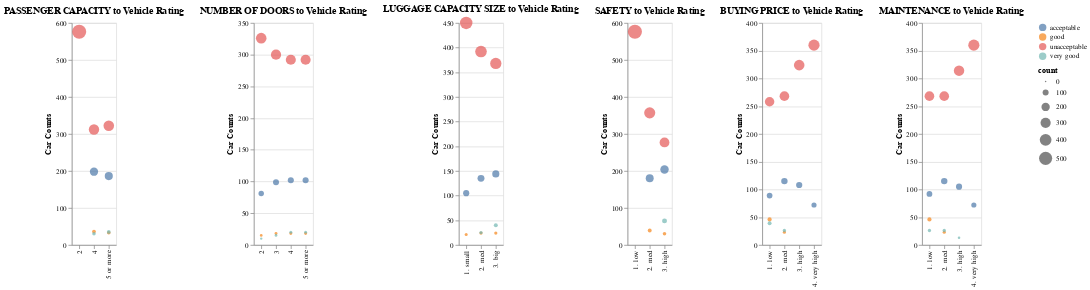

Notebook code for this chart:
### Code cell
viz_list[3] | viz_list[2]  | viz_list[4] | viz_list[5] | viz_list[0] | viz_list[1]

### Figure 1 — Vega-Lite specification as saved in the notebook (floating-point values rounded to 4 significant figures)
{"config": {"view": {"continuousWidth": 300, "continuousHeight": 300}}, "hconcat": [{"data": {"name": "data-d1e2b4514568ddcc2bb9f4d45bb55c92"}, "mark": {"type": "circle"}, "encoding": {"color": {"field": "target", "title": "", "type": "nominal"}, "size": {"field": "count", "type": "quantitative"}, "x": {"field": "Passenger Capacity", "title": "", "type": "nominal"}, "y": {"field": "count", "title": "Car Counts", "type": "quantitative"}}, "title": {"text": "PASSENGER CAPACITY to Vehicle Rating", "anchor": "middle"}}, {"data": {"name": "data-ac829a53085f7fc661a2176d3f225d6b"}, "mark": {"type": "circle"}, "encoding": {"color": {"field": "target", "title": "", "type": "nominal"}, "size": {"field": "count", "type": "quantitative"}, "x": {"field": "Number of Doors", "title": "", "type": "nominal"}, "y": {"field": "count", "title": "Car Counts", "type": "quantitative"}}, "title": {"text": "NUMBER OF DOORS to Vehicle Rating", "anchor": "middle"}}, {"data": {"name": "data-8986ee7fc814e97e19b9f68d2bb3e324"}, "mark": {"type": "circle"}, "encoding": {"color": {"field": "target", "title": "", "type": "nominal"}, "size": {"field": "count", "type": "quantitative"}, "x": {"field": "Luggage Capacity Size", "title": "", "type": "nominal"}, "y": {"field": "count", "title": "Car Counts", "type": "quantitative"}}, "title": {"text": "LUGGAGE CAPACITY SIZE to Vehicle Rating", "anchor": "middle"}}, {"data": {"name": "data-c084f218b164fa1e6c4cc6821e9d720f"}, "mark": {"type": "circle"}, "encoding": {"color": {"field": "target", "title": "", "type": "nominal"}, "size": {"field": "count", "type": "quantitative"}, "x": {"field": "Safety", "title": "", "type": "nominal"}, "y": {"field": "count", "title": "Car Counts", "type": "quantitative"}}, "title": {"text": "SAFETY to Vehicle Rating", "anchor": "middle"}}, {"data": {"name": "data-04bafc5a0c0de6f3d3d5ad41ccd4c027"}, "mark": {"type": "circle"}, "encoding": {"color": {"field": "target", "title": "", "type": "nominal"}, "size": {"field": "count", "type": "quantitative"}, "x": {"field": "Buying Price", "title": "", "type": "nominal"}, "y": {"field": "count", "title": "Car Counts", "type": "quantitative"}}, "title": {"text": "BUYING PRICE to Vehicle Rating", "anchor": "middle"}}, {"data": {"name": "data-61344d0e34e8bef4ebf14cbd676e09fe"}, "mark": {"type": "circle"}, "encoding": {"color": {"field": "target", "title": "", "type": "nominal"}, "size": {"field": "count", "type": "quantitative"}, "x": {"field": "Maintenance", "title": "", "type": "nominal"}, "y": {"field": "count", "title": "Car Counts", "type": "quantitative"}}, "title": {"text": "MAINTENANCE to Vehicle Rating", "anchor": "middle"}}], "$schema": "https://vega.github.io/schema/vega-lite/v5.16.3.json", "datasets": {"data-d1e2b4514568ddcc2bb9f4d45bb55c92": [{"Passenger Capacity": "2", "target": "unacceptable", "count": 576}, {"Passenger Capacity": "4", "target": "acceptable", "count": 198}, {"Passenger Capacity": "4", "target": "good", "count": 36}, {"Passenger Capacity": "4", "target": "unacceptable", "count": 312}, {"Passenger Capacity": "4", "target": "very good", "count": 30}, {"Passenger Capacity": "5 or more", "target": "acceptable", "count": 186}, {"Passenger Capacity": "5 or more", "target": "good", "count": 33}, {"Passenger Capacity": "5 or more", "target": "unacceptable", "count": 322}, {"Passenger Capacity": "5 or more", "target": "very good", "count": 35}], "data-ac829a53085f7fc661a2176d3f225d6b": [{"Number of Doors": "2", "target": "acceptable", "count": 81}, {"Number of Doors": "2", "target": "good", "count": 15}, {"Number of Doors": "2", "target": "unacceptable", "count": 326}, {"Number of Doors": "2", "target": "very good", "count": 10}, {"Number of Doors": "3", "target": "acceptable", "count": 99}, {"Number of Doors": "3", "target": "good", "count": 18}, {"Number of Doors": "3", "target": "unacceptable", "count": 300}, {"Number of Doors": "3", "target": "very good", "count": 15}, {"Number of Doors": "4", "target": "acceptable", "count": 102}, {"Number of Doors": "4", "target": "good", "count": 18}, {"Number of Doors": "4", "target": "unacceptable", "count": 292}, {"Number of Doors": "4", "target": "very good", "count": 20}, {"Number of Doors": "5 or more", "target": "acceptable", "count": 102}, {"Number of Doors": "5 or more", "target": "good", "count": 18}, {"Number of Doors": "5 or more", "target": "unacceptable", "count": 292}, {"Number of Doors": "5 or more", "target": "very good", "count": 20}], "data-8986ee7fc814e97e19b9f68d2bb3e324": [{"Luggage Capacity Size": "1. small", "target": "acceptable", "count": 105}, {"Luggage Capacity Size": "1. small", "target": "good", "count": 21}, {"Luggage Capacity Size": "1. small", "target": "unacceptable", "count": 450}, {"Luggage Capacity Size": "2. med", "target": "acceptable", "count": 135}, {"Luggage Capacity Size": "2. med", "target": "good", "count": 24}, {"Luggage Capacity Size": "2. med", "target": "unacceptable", "count": 392}, {"Luggage Capacity Size": "2. med", "target": "very good", "count": 25}, {"Luggage Capacity Size": "3. big", "target": "acceptable", "count": 144}, {"Luggage Capacity Size": "3. big", "target": "good", "count": 24}, {"Luggage Capacity Size": "3. big", "target": "unacceptable", "count": 368}, {"Luggage Capacity Size": "3. big", "target": "very good", "count": 40}], "data-c084f218b164fa1e6c4cc6821e9d720f": [{"Safety": "1. low", "target": "unacceptable", "count": 576}, {"Safety": "2. med", "target": "acceptable", "count": 180}, {"Safety": "2. med", "target": "good", "count": 39}, {"Safety": "2. med", "target": "unacceptable", "count": 357}, {"Safety": "3. high", "target": "acceptable", "count": 204}, {"Safety": "3. high", "target": "good", "count": 30}, {"Safety": "3. high", "target": "unacceptable", "count": 277}, {"Safety": "3. high", "target": "very good", "count": 65}], "data-04bafc5a0c0de6f3d3d5ad41ccd4c027": [{"Buying Price": "1. low", "target": "acceptable", "count": 89}, {"Buying Price": "1. low", "target": "good", "count": 46}, {"Buying Price": "1. low", "target": "unacceptable", "count": 258}, {"Buying Price": "1. low", "target": "very good", "count": 39}, {"Buying Price": "2. med", "target": "acceptable", "count": 115}, {"Buying Price": "2. med", "target": "good", "count": 23}, {"Buying Price": "2. med", "target": "unacceptable", "count": 268}, {"Buying Price": "2. med", "target": "very good", "count": 26}, {"Buying Price": "3. high", "target": "acceptable", "count": 108}, {"Buying Price": "3. high", "target": "unacceptable", "count": 324}, {"Buying Price": "4. very high", "target": "acceptable", "count": 72}, {"Buying Price": "4. very high", "target": "unacceptable", "count": 360}], "data-61344d0e34e8bef4ebf14cbd676e09fe": [{"Maintenance": "1. low", "target": "acceptable", "count": 92}, {"Maintenance": "1. low", "target": "good", "count": 46}, {"Maintenance": "1. low", "target": "unacceptable", "count": 268}, {"Maintenance": "1. low", "target": "very good", "count": 26}, {"Maintenance": "2. med", "target": "acceptable", "count": 115}, {"Maintenance": "2. med", "target": "good", "count": 23}, {"Maintenance": "2. med", "target": "unacceptable", "count": 268}, {"Maintenance": "2. med", "target": "very good", "count": 26}, {"Maintenance": "3. high", "target": "acceptable", "count": 105}, {"Maintenance": "3. high", "target": "unacceptable", "count": 314}, {"Maintenance": "3. high", "target": "very good", "count": 13}, {"Maintenance": "4. very high", "target": "acceptable", "count": 72}, {"Maintenance": "4. very high", "target": "unacceptable", "count": 360}]}}
